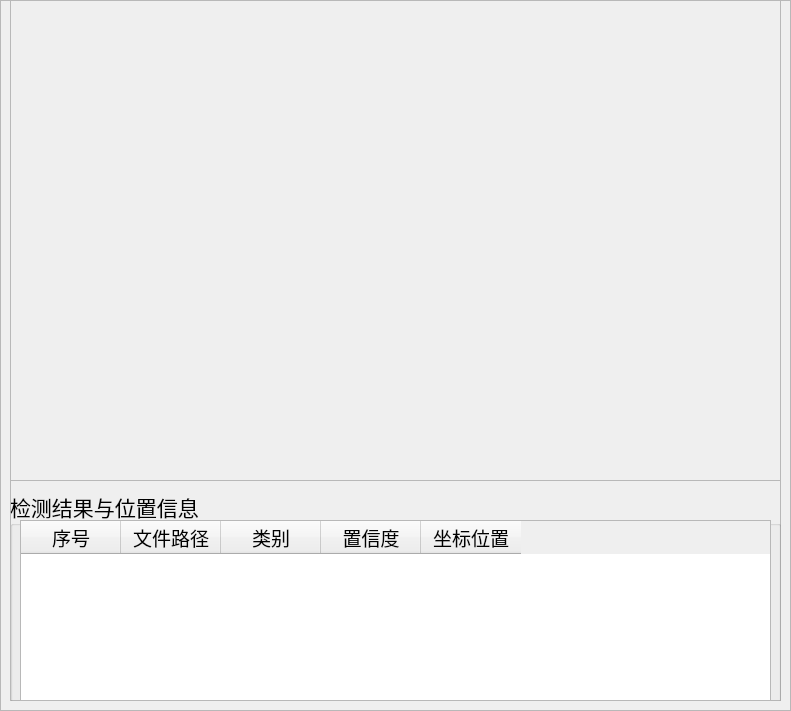
   <widget class="QFrame" name="frame">
    <property name="geometry">
     <rect>
      <x>10</x>
      <y>100</y>
      <width>791</width>
      <height>711</height>
     </rect>
    </property>
    <property name="frameShape">
     <enum>QFrame::StyledPanel</enum>
    </property>
    <property name="frameShadow">
     <enum>QFrame::Raised</enum>
    </property>
    <widget class="QFrame" name="frame_2">
     <property name="geometry">
      <rect>
       <x>10</x>
       <y>0</y>
       <width>771</width>
       <height>481</height>
      </rect>
     </property>
     <property name="frameShape">
      <enum>QFrame::StyledPanel</enum>
     </property>
     <property name="frameShadow">
      <enum>QFrame::Raised</enum>
     </property>
     <widget class="QLabel" name="label_show">
      <property name="geometry">
       <rect>
        <x>0</x>
        <y>0</y>
        <width>770</width>
        <height>480</height>
       </rect>
      </property>
      <property name="minimumSize">
       <size>
        <width>770</width>
        <height>480</height>
       </size>
      </property>
      <property name="maximumSize">
       <size>
        <width>770</width>
        <height>480</height>
       </size>
      </property>
      
      <property name="text">
       <string/>
      </property>
     </widget>
    </widget>
    <widget class="QFrame" name="frame_3">
     <property name="geometry">
      <rect>
       <x>10</x>
       <y>480</y>
       <width>771</width>
       <height>221</height>
      </rect>
     </property>
     <property name="frameShape">
      <enum>QFrame::StyledPanel</enum>
     </property>
     <property name="frameShadow">
      <enum>QFrame::Raised</enum>
     </property>
     <widget class="QGroupBox" name="groupBox_3">
      <property name="geometry">
       <rect>
        <x>0</x>
        <y>10</y>
        <width>771</width>
        <height>221</height>
       </rect>
      </property>
      <property name="font">
       <font>
        <family>华文楷体</family>
        <pointsize>16</pointsize>
       </font>
      </property>
      <property name="title">
       <string>检测结果与位置信息</string>
      </property>
      <widget class="QTableWidget" name="tableWidget">
       <property name="geometry">
        <rect>
         <x>10</x>
         <y>30</y>
         <width>751</width>
         <height>181</height>
        </rect>
       </property>
       <property name="font">
        <font>
         <family>华文楷体</family>
         <pointsize>14</pointsize>
        </font>
       </property>
       <column>
        <property name="text">
         <string>序号</string>
        </property>
       </column>
       <column>
        <property name="text">
         <string>文件路径</string>
        </property>
       </column>
       <column>
        <property name="text">
         <string>类别</string>
        </property>
       </column>
       <column>
        <property name="text">
         <string>置信度</string>
        </property>
       </column>
       <column>
        <property name="text">
         <string>坐标位置</string>
        </property>
       </column>
      </widget>
     </widget>
    </widget>
   </widget>
